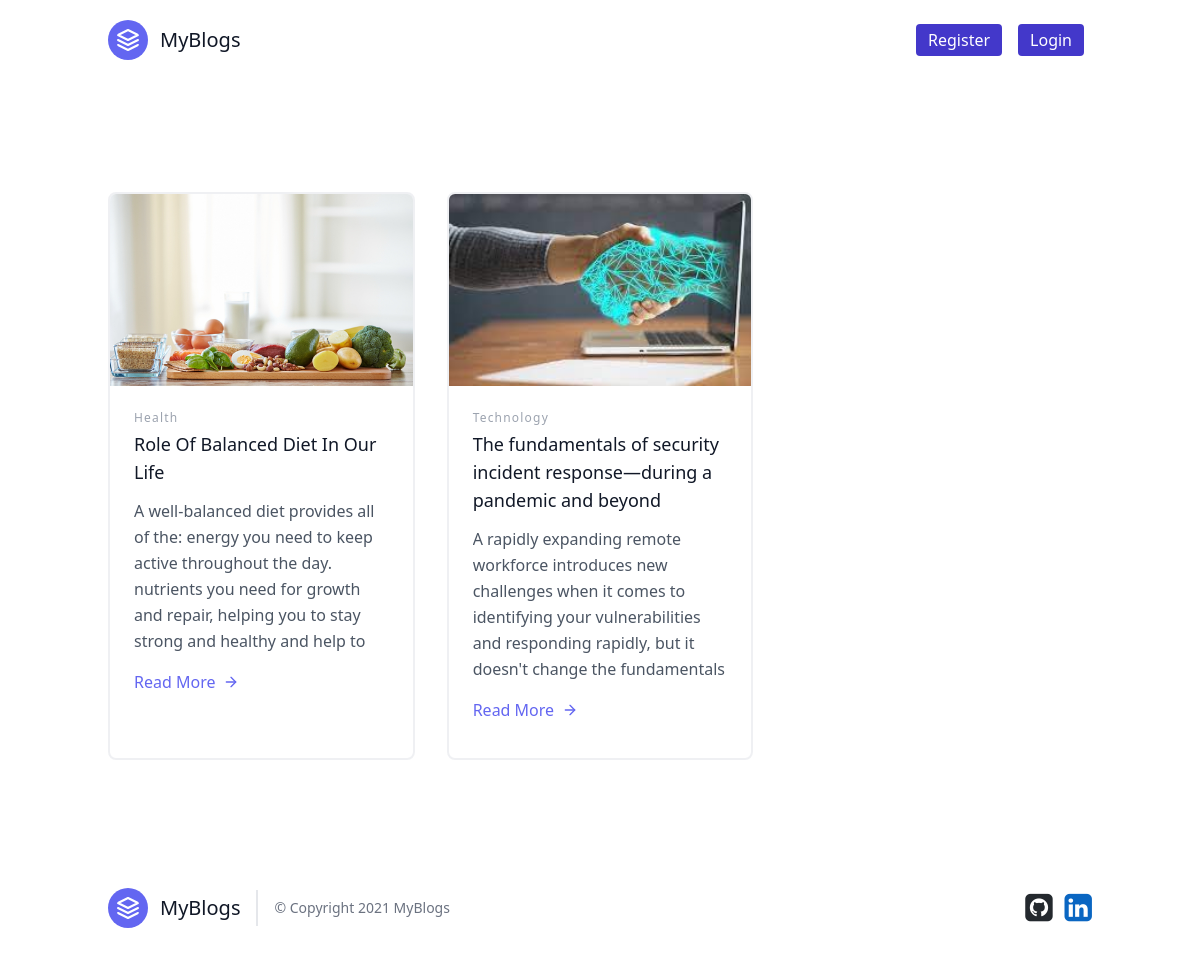
The page / on the database its author committed.
### main/models.py (models this page shows)
class Post(models.Model):
    photo = models.ImageField(upload_to='pics')
    category = models.CharField(max_length=200)
    title = models.CharField(max_length=200)
    description = models.TextField()
    content = models.TextField()

### main/views.py (the view)
# urls.py: path("", include('main.urls')),
def main(request):
    posts = Post.objects.all()
    return render(request, 'posts.html', {"posts": posts})

### templates/posts.html (shortened to what this page needs)
{% extends "base.html" %} {% block content %}
<section class="text-gray-600 body-font">
  <div class="container px-5 py-24 mx-auto">
    <div class="flex flex-wrap -m-4">
      {% for post in posts %}
      <div class="p-4 md:w-1/3 ">
        <div
          class="h-full border-2 border-gray-200 border-opacity-60 rounded-lg overflow-hidden ">
          <img
            class="lg:h-48 md:h-36 w-full object-cover object-center"
            src="{{post.photo.url}}"
            alt="blog"
          />
          <div class="p-6">
            <h2
              class="tracking-widest text-xs title-font font-medium text-gray-400 mb-1"
            >
              {{post.category}}
            </h2>
            <h1 class="title-font text-lg font-medium text-gray-900 mb-3">
              {{post.title}}
            </h1>
            <div class="leading-relaxed mb-3 overflow-hidden overflow-ellipsis h-40 ">
              {{post.description}}
            </div>
            <div class="container flex items-center flex-wrap mt-3 object-bottom  ">
              <a href="post/{{post.id}}"
                class="text-indigo-500 inline-flex items-center md:mb-2 lg:mb-0"
                >Read More
                <svg
                  class="w-4 h-4 ml-2"
                  viewBox="0 0 24 24"
                  stroke="currentColor"
                  stroke-width="2"
                  fill="none"
                  stroke-linecap="round"
                  stroke-linejoin="round"
                >
                  <path d="M5 12h14"></path>
                  <path d="M12 5l7 7-7 7"></path>
                </svg>
              </a>
            </div>
          </div>
        </div>
      </div>
      {% endfor %}
    </div>
  </div>
</section>
{% endblock %}

### templates/base.html (shortened to what this page needs)
<!DOCTYPE html>
<html lang="en">
  <head>
    <link
      href="https://unpkg.com/tailwindcss@^2/dist/tailwind.min.css"
      rel="stylesheet"
    />
    <link
      rel="stylesheet"
      href="https://stackpath.bootstrapcdn.com/font-awesome/4.7.0/css/font-awesome.min.css"
    />
  </head>
  <body>
    <header class="text-gray-600 body-font">
      <div
        class="container mx-auto flex flex-wrap p-5 flex-col md:flex-row items-center"
      >
        <a
          href="/"
          class="flex title-font font-medium items-center text-gray-900 mb-4 md:mb-0"
        >
          <svg
            xmlns="http://www.w3.org/2000/svg"
            fill="none"
            stroke="currentColor"
            stroke-linecap="round"
            stroke-linejoin="round"
            stroke-width="2"
            class="w-10 h-10 text-white p-2 bg-indigo-500 rounded-full"
            viewBox="0 0 24 24"
          >
            <path
              d="M12 2L2 7l10 5 10-5-10-5zM2 17l10 5 10-5M2 12l10 5 10-5"
            ></path>
          </svg>
          <span class="ml-3 text-xl">MyBlogs</span>
        </a>
        <nav
          class="md:ml-auto flex flex-wrap items-center text-base justify-center"
        >
          {% if user.is_authenticated %}
          <a class="text-blue-900 font-semibold capitalize"
            >Hi, {{user.username}}</a
          >
          <a
            href="/accounts/logout"
            class="inline-flex items-center bg-indigo-700 border-0 py-1 px-3 focus:outline-none hover:bg-indigo-800 rounded text-white mx-4 mt-4 md:mt-0"
            >Logout</a
          >
          {% else %}
          <a
            href="/accounts/register"
            class="inline-flex items-center bg-indigo-700 border-0 py-1 px-3 focus:outline-none hover:bg-indigo-800 rounded text-white mx-2 mt-4 md:mt-0"
            >Register</a
          >
          <a
            href="/accounts/login"
            class="inline-flex items-center bg-indigo-700 border-0 py-1 px-3 focus:outline-none hover:bg-indigo-800 rounded text-white mx-2 mt-4 md:mt-0"
            >Login</a
          >
          {% endif %}
        </nav>
      </div>
    </header>
    {% block content %} {% endblock %}
    <footer class="text-gray-600 body-font">
      <div
        class="container px-5 py-8 mx-auto flex items-center sm:flex-row flex-col"
      >
        <a
          class="flex title-font font-medium items-center md:justify-start justify-center text-gray-900"
        >
          <svg
            xmlns="http://www.w3.org/2000/svg"
            fill="none"
            stroke="currentColor"
            stroke-linecap="round"
            stroke-linejoin="round"
            stroke-width="2"
            class="w-10 h-10 text-white p-2 bg-indigo-500 rounded-full"
            viewBox="0 0 24 24"
          >
            <path
              d="M12 2L2 7l10 5 10-5-10-5zM2 17l10 5 10-5M2 12l10 5 10-5"
            ></path>
          </svg>
          <span class="ml-3 text-xl">MyBlogs</span>
        </a>
        <p
          class="text-sm text-gray-500 sm:ml-4 sm:pl-4 sm:border-l-2 sm:border-gray-200 sm:py-2 sm:mt-0 mt-4"
        >
          © Copyright 2021 MyBlogs
        </p>
        <span
          class="inline-flex sm:ml-auto sm:mt-0 mt-4 justify-center sm:justify-start"
        >
          <a
            class="ml-3 text-gray-500 cursor-pointer"
            href="https://github.com/NeelamAryaa"
            style="color: #24292e"
            target="_blank"
          >
            <i class="fa fa-github-square fa-2x" aria-hidden="true"></i>
          </a>
          <a
            class="ml-3 text-gray-500 cursor-pointer"
            href="https://www.linkedin.com/in/neelam-aryaa-121a441a8"
            target="_blank"
          >
            <i
              class="fa fa-linkedin-square fa-2x"
              aria-hidden="true"
              style="color: #0a66c2"
            ></i>
          </a>
        </span>
      </div>
    </footer>
  </body>
</html>

### rows shown on the page
Post: photo (picture), category "Health", title "Role Of Balanced Diet In Our Life", description "A well-balanced diet provides all of the: energy you need to keep active throughout the day. nutrients you need for growth and repair, helping you to stay strong and healthy and help to…"
Post: photo (picture), category "Technology", title "The fundamentals of security incident response—during a pandemic and beyond", description "A rapidly expanding remote workforce introduces new challenges when it comes to identifying your vulnerabilities and responding rapidly, but it doesn't change the…"
